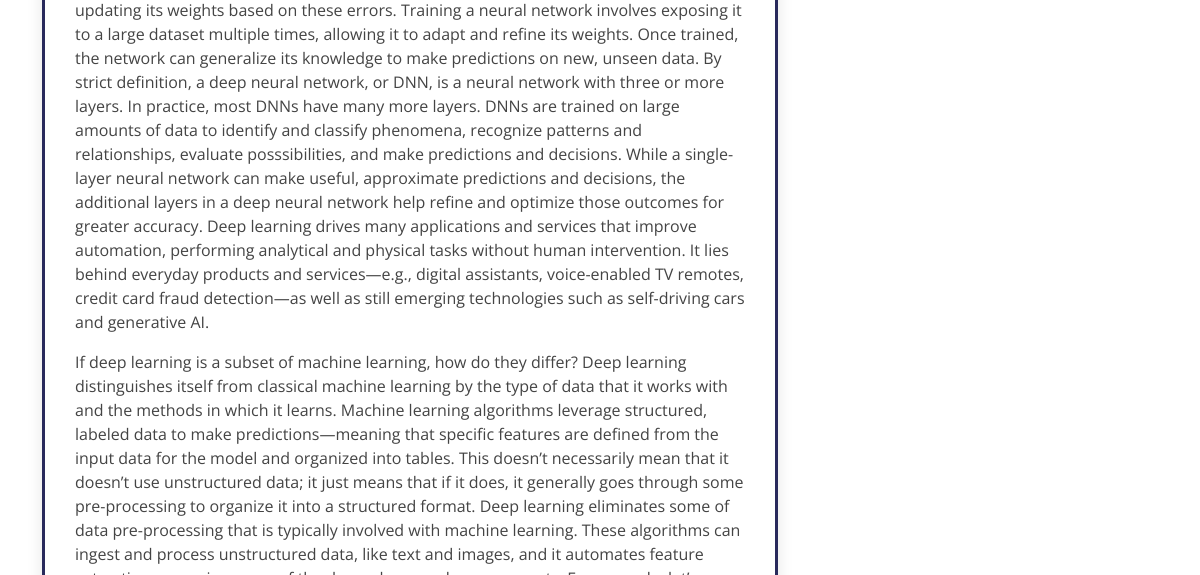
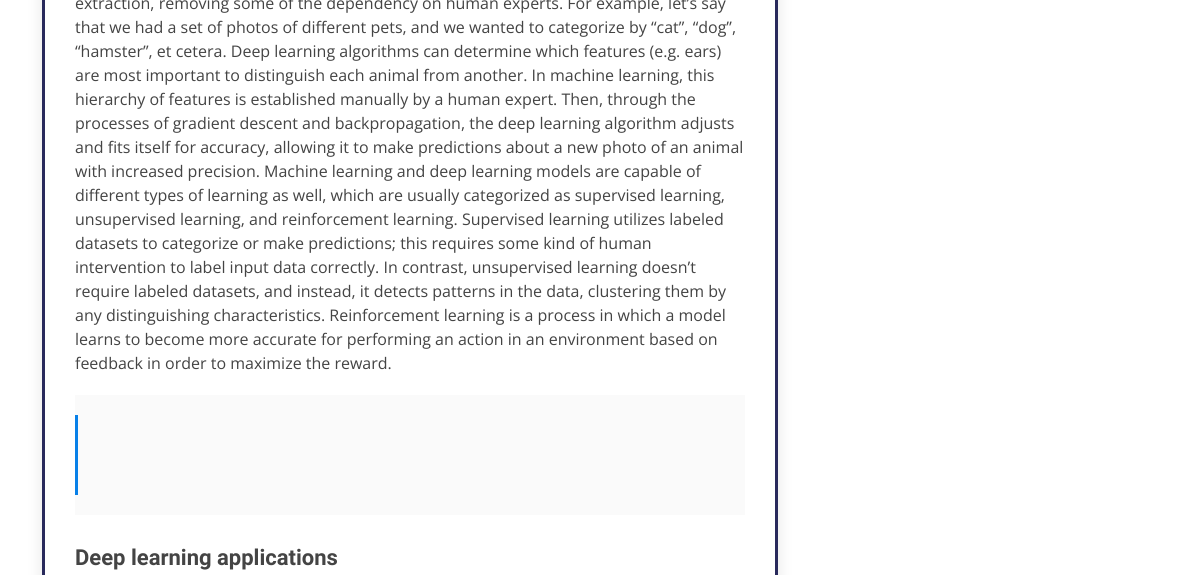
Before: /blog_single/what-is-deep-learning/ (middle part) with the older database file (2 pictures, top to bottom).
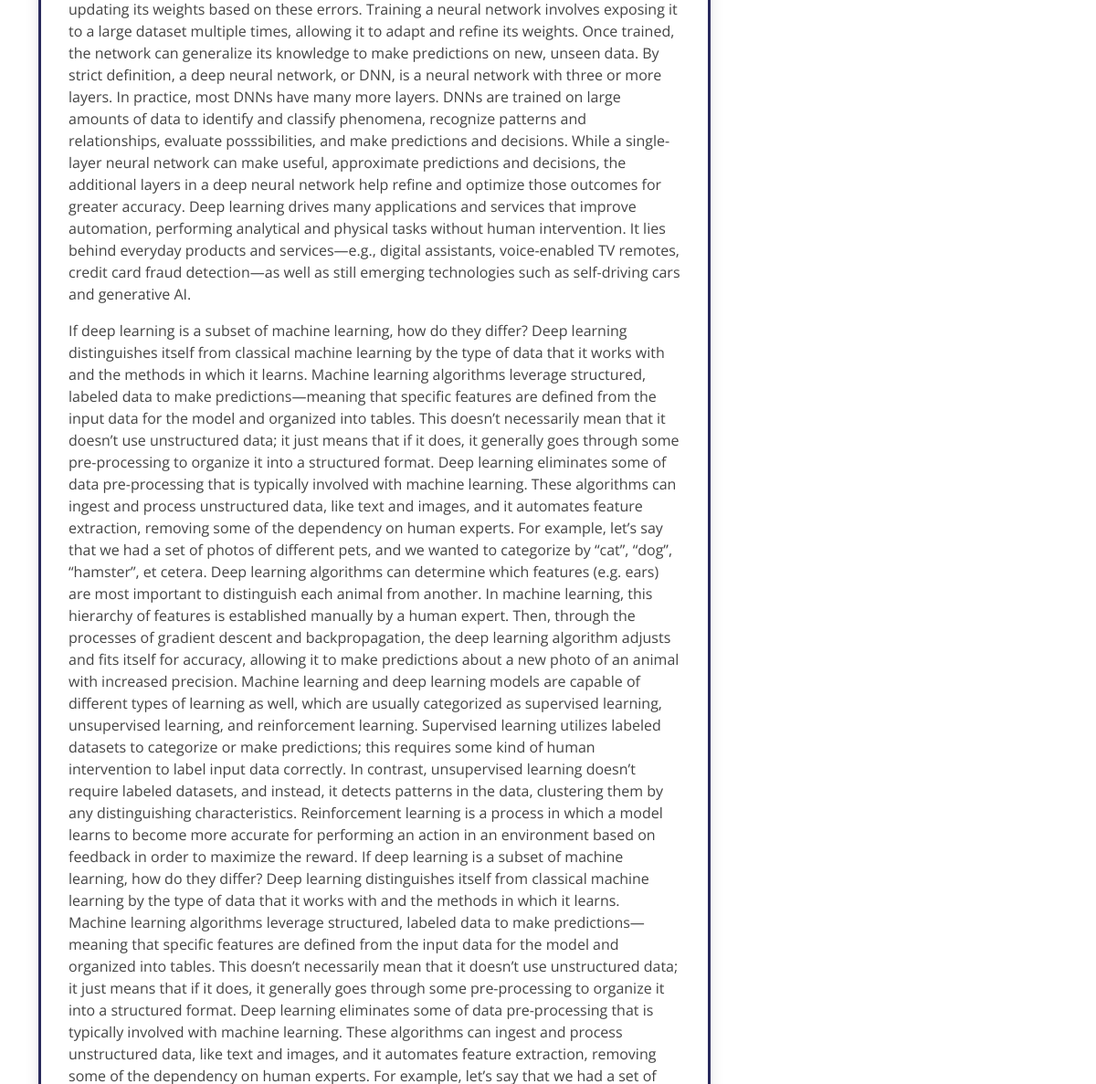
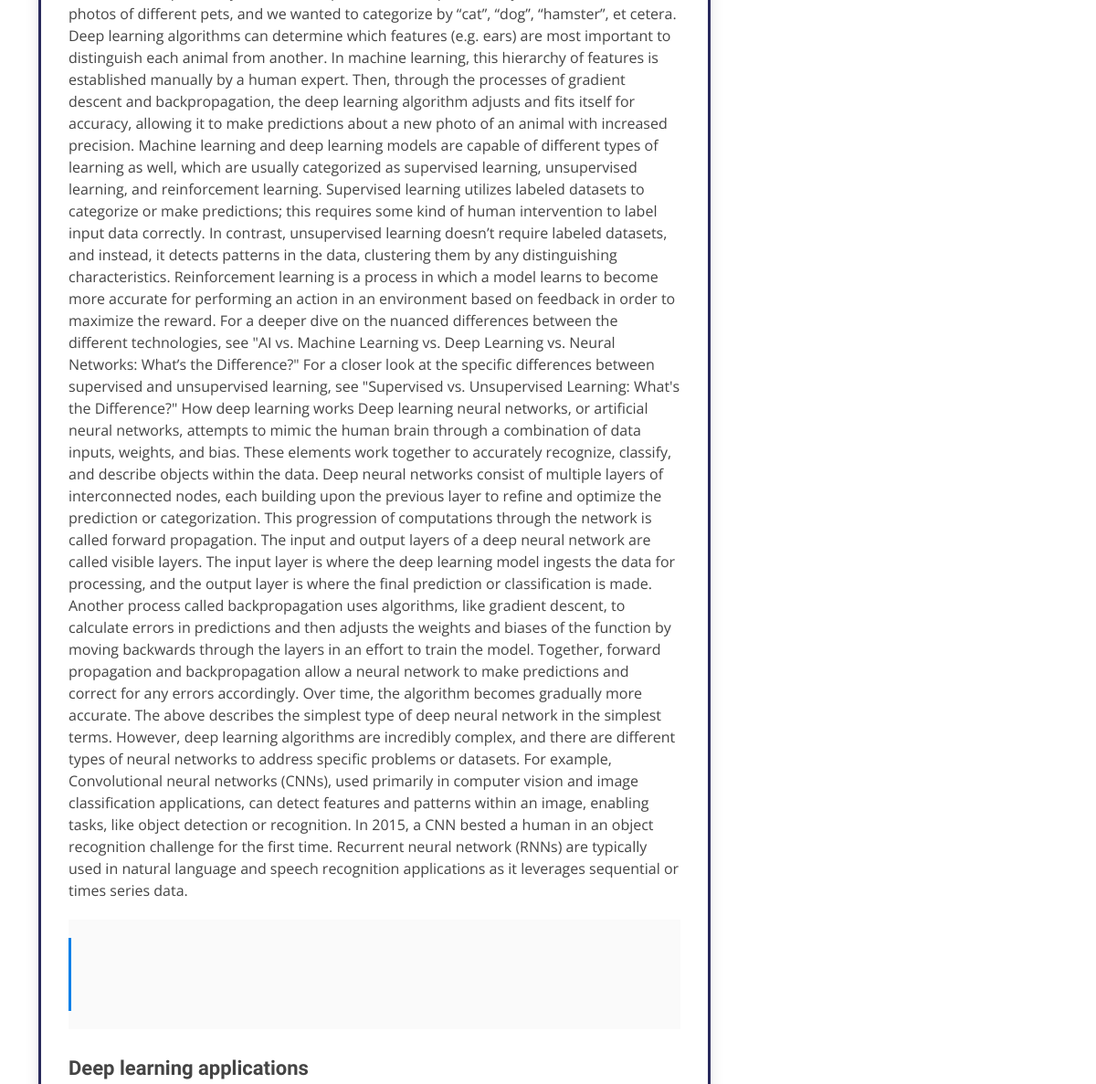
After: the same page with the newer database file (2 pictures, top to bottom).
### myapp/models.py (models this page shows, shortened)
class Post(models.Model):
    category = models.ForeignKey(Category, related_name='posts', on_delete=models.CASCADE)
    title = models.CharField(max_length=100)
    slug = models.SlugField(unique=True, blank=True)  # Make sure blank is allowed
    intro = models.TextField()
    paragraph_1 = models.TextField()
    my_back_quote = models.TextField()
    subheading = models.TextField()
    paragraph_2 = models.TextField()
    paragraph_3 = models.TextField()
    conclusion = models.TextField()
    created_at = models.DateTimeField(default=datetime.now, blank=True)
    image = models.ImageField(upload_to='uploads/', blank=True, null=True)
    image_2 = models.ImageField(upload_to='uploads/', blank=True, null=True)
    class Meta:
        ordering = ('-created_at',)

### myapp/views.py (the view)
# urls.py: path('blog_single/<slug:slug>/', views.blog_single, name='blog_single'),
def blog_single(request, slug):
    post = get_object_or_404(Post, slug=slug)
    return render(request, 'blog_single.html', {'post': post})

### templates/blog_single.html (shortened to what this page needs)
{% load static %}
<!DOCTYPE html>
<html lang="en">
  <head>
    <link href="{% static 'assets/vendor/animate.css/animate.min.css' %}" rel="stylesheet" />
    <link href="{% static 'assets/vendor/aos/aos.css' %}" rel="stylesheet" />
    <link
      href="{% static 'assets/vendor/bootstrap/css/bootstrap.min.css' %}"
      rel="stylesheet"
    />
    <link
      href="{% static 'assets/vendor/bootstrap-icons/bootstrap-icons.css' %}"
      rel="stylesheet"
    />
    <link href="{% static 'assets/vendor/boxicons/css/boxicons.min.css' %}" rel="stylesheet" />
    <link
      href="{% static 'assets/vendor/glightbox/css/glightbox.min.css' %}"
      rel="stylesheet"
    />
    <link href="{% static 'assets/vendor/remixicon/remixicon.css' %}" rel="stylesheet" />
    <link href="{% static 'assets/vendor/swiper/swiper-bundle.min.css' %}" rel="stylesheet" />
    <link href="{% static 'assets/css/style.css' %}" rel="stylesheet" />
  </head>
  <body>
    <main id="main">
      <section id="blog" class="blog">
        <div class="container" data-aos="fade-up">
          <div class="row">
            <div class="col-lg-8 entries">
              <article class="entry entry-single">
                <div class="entry-content">
                  <p>
                  </p>
                  <p>
                    {{post.paragraph_1}}
                  <blockquote>
                  </blockquote>
                  <h3>{{post.subheading}}</h3>
                </div>
              </article>
            </div>
            <div class="col-lg-4">
            </div>
          </div>
        </div>
      </section>
    </main>
  </body>
</html>

Changed rows visible on the page:
changed Post "Deep learning applications": paragraph_1 "…to maximize the reward." → "…to maximize the reward. If deep learning is a subset of machine learning, how do they differ? Deep learning distinguishes itself from classical machine learning by the type of data that it works with and the methods in which it learns. Machine learning algorithms leverage structured, labeled data to make predictions—meaning that specific features are defined from the input data for the model and organized into tables. This doesn’t necessarily mean that it doesn’t use unstructured data; it just means that if it does, it generally goes through some pre-processing to organize it into a structured format. Deep learning eliminates some of data pre-processing that is typically involved with…"
